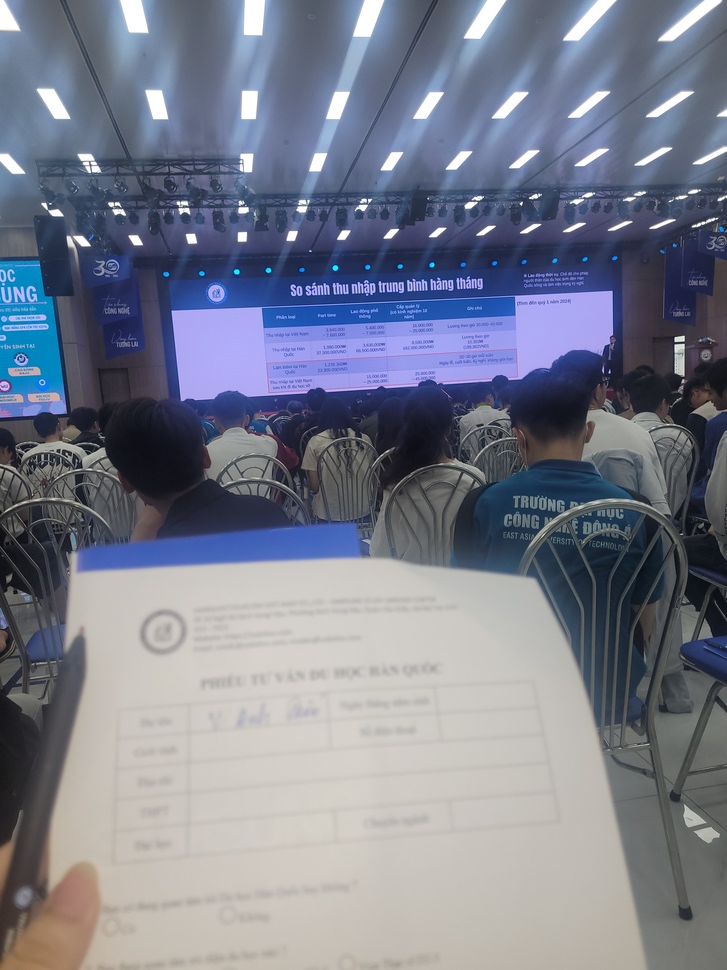
#> input picture data/images/20250603_100502.jpg, 727 x 970 px, shrunk from 3024 x 4032 before the run; its folder holds only this picture in this run
$ python run_median_comparison.py
#> lines starting #> are read from the running program, lines starting #| are printed output that depends on the picture; after the words box and inside, x2 and y2 are one past the last pixel; in counts of white or black regions, pixels touching at a corner belong together
### src/hsv_segment.py
# -*- coding: utf-8 -*-
"""
Module: hsv_segment.py
Chức năng: Chuyển đổi HSV và phân đoạn màu
Phụ trách: Mạnh Quân

Input: image_bgr + cấu hình khoảng HSV
Output: mask_raw

Quy ước:
- Mask 1 kênh, uint8 0/255, cùng H×W
- Thang H/S/V của OpenCV:
  * H: 0-179 (nửa của 360 độ; upper bound 180 được chấp nhận)
  * S: 0-255
  * V: 0-255
- Xử lý hai khoảng Hue cho màu đỏ nếu cần
"""

import cv2
import numpy as np


# Nguồn preset duy nhất cho 15 nhóm màu (Phase A).
# Hue theo thang OpenCV 0-179. Các ngưỡng là GIÁ TRỊ KHỞI ĐIỂM,
# chưa kiểm chứng trên ảnh thực tế nên verified = False.
# Màu trắng/đen/xám không dùng Hue: hue_ranges = [0, 179] (không lọc Hue).
COLOR_PRESETS = {
    'red':           {'name': 'Đỏ',           'hex': '#FF0000', 'mode': 'hue', 'hue_ranges': [[0, 10], [170, 179]], 'saturation': [100, 255], 'value': [100, 255]},
    'red_orange':    {'name': 'Đỏ cam',        'hex': '#FF4500', 'mode': 'hue', 'hue_ranges': [[9, 16]],          'saturation': [60, 255], 'value': [60, 255]},
    'orange':        {'name': 'Cam',           'hex': '#FF8000', 'mode': 'hue', 'hue_ranges': [[17, 22]],        'saturation': [60, 255], 'value': [60, 255]},
    'yellow_orange': {'name': 'Vàng cam',      'hex': '#FFB000', 'mode': 'hue', 'hue_ranges': [[23, 27]],        'saturation': [60, 255], 'value': [60, 255]},
    'yellow':        {'name': 'Vàng',          'hex': '#FFFF00', 'mode': 'hue', 'hue_ranges': [[28, 35]],        'saturation': [60, 255], 'value': [60, 255]},
    'yellow_green':  {'name': 'Vàng lục',      'hex': '#9ACD32', 'mode': 'hue', 'hue_ranges': [[36, 44]],        'saturation': [60, 255], 'value': [60, 255]},
    'green':         {'name': 'Lục',           'hex': '#00A000', 'mode': 'hue', 'hue_ranges': [[45, 85]],        'saturation': [60, 255], 'value': [60, 255]},
    'blue_green':    {'name': 'Lục lam',       'hex': '#00A0A0', 'mode': 'hue', 'hue_ranges': [[86, 100]],       'saturation': [60, 255], 'value': [60, 255]},
    'blue':          {'name': 'Lam',           'hex': '#0000FF', 'mode': 'hue', 'hue_ranges': [[101, 125]],      'saturation': [60, 255], 'value': [60, 255]},
    'blue_purple':   {'name': 'Lam tím',       'hex': '#6A00FF', 'mode': 'hue', 'hue_ranges': [[126, 140]],      'saturation': [60, 255], 'value': [60, 255]},
    'purple':        {'name': 'Tím',           'hex': '#800080', 'mode': 'hue', 'hue_ranges': [[141, 155]],      'saturation': [60, 255], 'value': [60, 255]},
    'red_purple':    {'name': 'Đỏ tím',        'hex': '#C00080', 'mode': 'hue', 'hue_ranges': [[156, 169]],      'saturation': [60, 255], 'value': [60, 255]},
    'white':         {'name': 'Trắng',         'hex': '#FFFFFF', 'mode': 'sv',  'hue_ranges': [[0, 179]],        'saturation': [0, 40],   'value': [200, 255]},
    'black':         {'name': 'Đen',           'hex': '#000000', 'mode': 'sv',  'hue_ranges': [[0, 179]],        'saturation': [0, 255],  'value': [0, 50]},
    'gray':          {'name': 'Xám',           'hex': '#808080', 'mode': 'sv',  'hue_ranges': [[0, 179]],        'saturation': [0, 40],   'value': [60, 199]},
}

COLOR_IDS = tuple(COLOR_PRESETS)


# [26 lines left out: functions get_color_preset, build_hsv_config, not called in this run]


class HSVSegmenter:
    """Lớp phân đoạn ảnh dựa trên không gian màu HSV"""

    # Cấu hình màu mục tiêu mặc định (đỏ)
    DEFAULT_CONFIG = {
        'color_name': 'Red',
        'hue_ranges': [[0, 10], [170, 180]],  # Đỏ có hai khoảng
        'saturation': [100, 255],
        'value': [100, 255],
    }

    def __init__(self, config=None):
        """
        Khởi tạo HSV Segmenter

        Args:
            config: Dict chứa cấu hình ngưỡng HSV
                   Cấu trúc: {
                       'color_name': str,
                       'hue_ranges': list của [min, max],
                       'saturation': [min, max],
                       'value': [min, max]
                   }
        """
        self.config = config.copy() if config is not None else self.DEFAULT_CONFIG.copy()
        self._validate_config()

    def _validate_config(self):
        """Kiểm tra tính hợp lệ của cấu hình"""
        if 'hue_ranges' not in self.config:
            raise ValueError("Cấu hình phải có 'hue_ranges'")
        if 'saturation' not in self.config or 'value' not in self.config:
            raise ValueError("Cấu hình phải có 'saturation' và 'value'")

        hue_ranges = self.config['hue_ranges']
        if not isinstance(hue_ranges, (list, tuple)) or not hue_ranges:
            raise ValueError("'hue_ranges' phải là danh sách không rỗng các khoảng [min, max]")

        # OpenCV uint8 H values are 0-179; 180 is accepted as an inclusive upper bound.
        for h_range in hue_ranges:
            self._validate_range(h_range, 'Hue', 180)

        self._validate_range(self.config['saturation'], 'Saturation', 255)
        self._validate_range(self.config['value'], 'Value', 255)
#> in run_comparison, image is the input picture: shape (970, 727, 3); mean B, G, R 140.6, 125.4, 120.9

    @staticmethod
    def _validate_range(value_range, name, maximum):
        if (not isinstance(value_range, (list, tuple)) or len(value_range) != 2
                or not all(isinstance(value, (int, np.integer)) for value in value_range)
                or not 0 <= value_range[0] <= value_range[1] <= maximum):
            raise ValueError(f"{name} cần khoảng [min, max] trong [0, {maximum}], nhận: {value_range}")

    def bgr_to_hsv(self, image_bgr):
        """
        Chuyển ảnh từ BGR sang HSV

        Args:
            image_bgr: Ảnh BGR (H, W, 3), uint8

        Returns:
            image_hsv: Ảnh HSV (H, W, 3), uint8
                       H: 0-179, S: 0-255, V: 0-255
        """
        if not isinstance(image_bgr, np.ndarray) or image_bgr.size == 0:
            raise ValueError("Ảnh đầu vào không hợp lệ")

        if len(image_bgr.shape) != 3 or image_bgr.shape[2] != 3:
            raise ValueError(f"Ảnh phải có 3 kênh, nhận: {image_bgr.shape}")

        if image_bgr.dtype != np.uint8:
            raise ValueError(f"Ảnh BGR phải có dtype uint8, nhận: {image_bgr.dtype}")

        image_hsv = cv2.cvtColor(image_bgr, cv2.COLOR_BGR2HSV)
#> image_hsv: shape (970, 727, 3); mean H, S, V 78.2, 57, 145.1
        return image_hsv

    def create_mask(self, image_hsv):
        """
        Tạo Mask nhị phân từ ảnh HSV dựa trên cấu hình

        Args:
            image_hsv: Ảnh HSV (H, W, 3)

        Returns:
            mask_raw: Mask nhị phân (H, W), uint8, giá trị 0/255
        """
        if not isinstance(image_hsv, np.ndarray) or image_hsv.size == 0:
            raise ValueError("Ảnh HSV đầu vào không hợp lệ")

        if image_hsv.ndim != 3 or image_hsv.shape[2] != 3 or image_hsv.dtype != np.uint8:
            raise ValueError("Ảnh HSV phải có shape (H, W, 3) và dtype uint8")

        h, s, v = cv2.split(image_hsv)
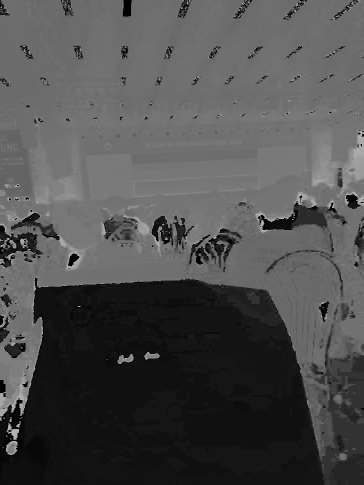
#> h: shape (970, 727) (shown at 1/2 size); min 0, max 179, mean 78.2
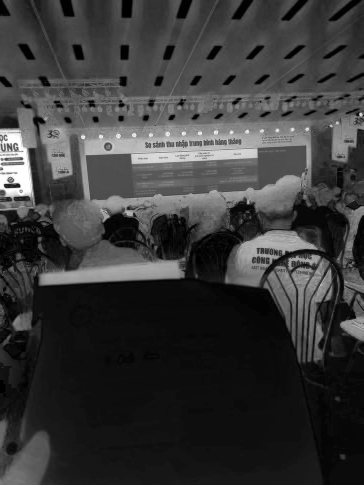
#> s: shape (970, 727) (shown at 1/2 size); min 0, max 255, mean 57
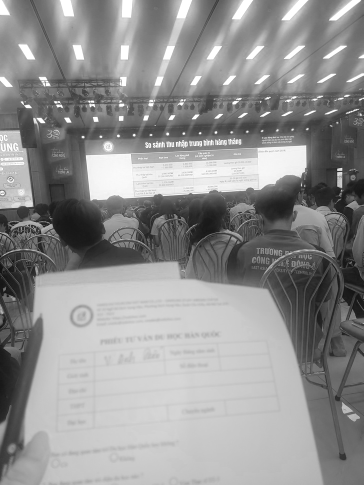
#> v: shape (970, 727) (shown at 1/2 size); min 3, max 255, mean 145.1

        # Định nghĩa khoảng S và V
        s_min, s_max = self.config['saturation']
        v_min, v_max = self.config['value']

        s_mask = cv2.inRange(s, s_min, s_max)
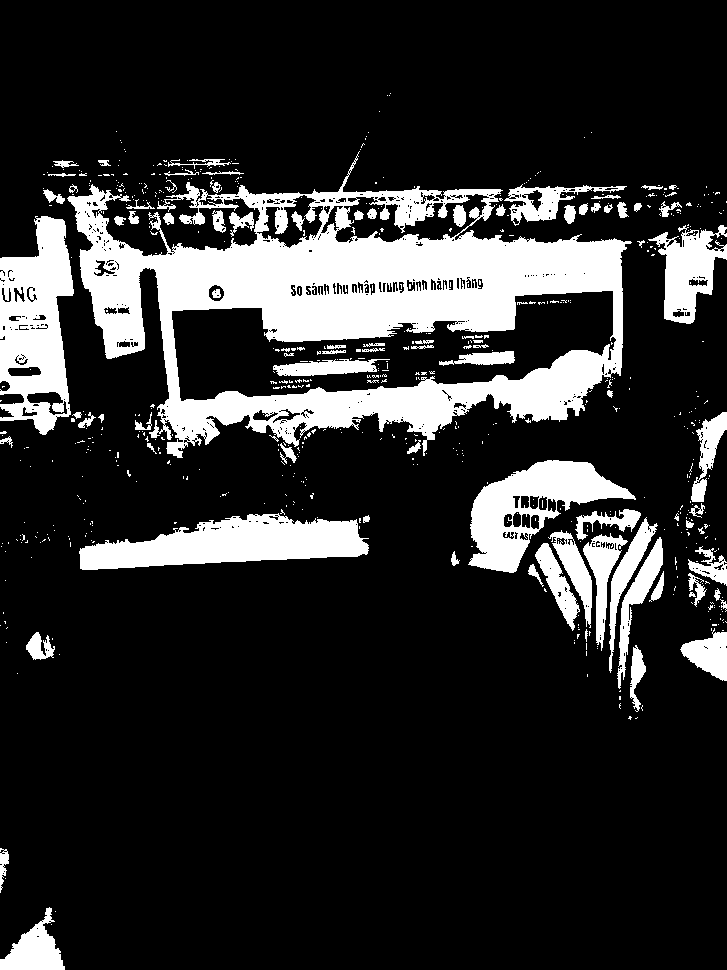
#> s_mask: shape (970, 727); 17.8% white; 640 white regions (549 under 20 px), largest, box (x1, y1, x2, y2) and area: (67, 151, 632, 458) 67166, (0, 216, 74, 435) 10547, (79, 513, 369, 570) 9928
        v_mask = cv2.inRange(v, v_min, v_max)
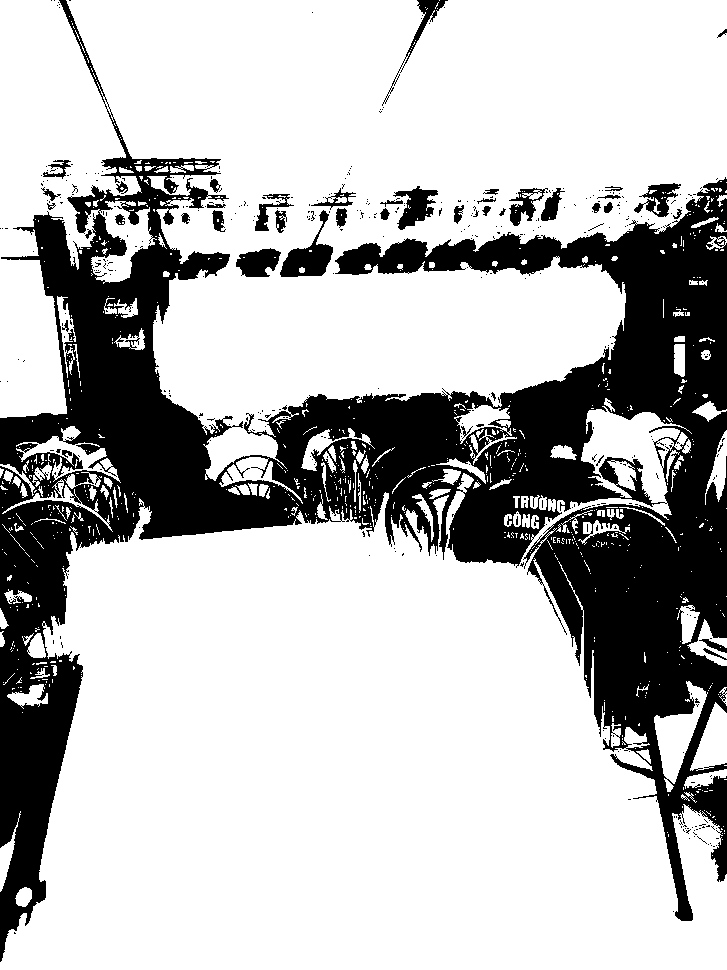
#> v_mask: shape (970, 727); 73.4% white; 431 black regions (389 under 20 px), largest, box (x1, y1, x2, y2) and area: (0, 0, 727, 962) 178375, (280, 210, 333, 277) 1406, (393, 186, 438, 230) 963

        # Xử lý Hue ranges (có thể có nhiều khoảng)
        h_mask = np.zeros_like(h, dtype=np.uint8)

        for h_range in self.config['hue_ranges']:
            h_min, h_max = h_range
            h_range_mask = cv2.inRange(h, h_min, h_max)
            h_mask = cv2.bitwise_or(h_mask, h_range_mask)

        # Kết hợp tất cả các mask
        mask_raw = cv2.bitwise_and(h_mask, cv2.bitwise_and(s_mask, v_mask))
#> mask_raw: shape (970, 727); 0% white in thin lines or dots, all inside (x1, y1, x2, y2) = (5, 878, 6, 879)
#> (the rest of the program and of its run is left out)
